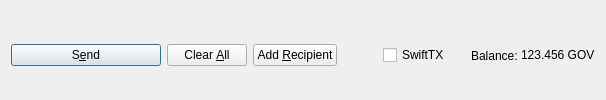
         <widget class="QFrame" name="frame_Send">
          <layout class="QHBoxLayout" name="horizontalLayout">
           <property name="bottomMargin">
            <number>0</number>
           </property>
           <item>
            <widget class="QPushButton" name="sendButton">
             <property name="minimumSize">
              <size>
               <width>150</width>
               <height>0</height>
              </size>
             </property>
             <property name="toolTip">
              <string>Confirm the send action</string>
             </property>
             <property name="text">
              <string>S&amp;end</string>
             </property>
             <property name="icon">
              <iconset resource="../gov.qrc">
               <normaloff>:/icons/send</normaloff>:/icons/send</iconset>
             </property>
             <property name="autoDefault">
              <bool>false</bool>
             </property>
             <property name="default">
              <bool>true</bool>
             </property>
            </widget>
           </item>
           <item>
            <widget class="QPushButton" name="clearButton">
             <property name="sizePolicy">
              <sizepolicy hsizetype="Minimum" vsizetype="Fixed">
               <horstretch>0</horstretch>
               <verstretch>0</verstretch>
              </sizepolicy>
             </property>
             <property name="toolTip">
              <string>Clear all fields of the form.</string>
             </property>
             <property name="text">
              <string>Clear &amp;All</string>
             </property>
             <property name="icon">
              <iconset resource="../gov.qrc">
               <normaloff>:/icons/remove</normaloff>:/icons/remove</iconset>
             </property>
             <property name="autoDefault">
              <bool>false</bool>
             </property>
            </widget>
           </item>
           <item>
            <widget class="QPushButton" name="addButton">
             <property name="toolTip">
              <string>Send to multiple recipients at once</string>
             </property>
             <property name="text">
              <string>Add &amp;Recipient</string>
             </property>
             <property name="icon">
              <iconset resource="../gov.qrc">
               <normaloff>:/icons/add</normaloff>:/icons/add</iconset>
             </property>
             <property name="autoDefault">
              <bool>false</bool>
             </property>
            </widget>
           </item>
           <item>
            <spacer name="horizontalSpacer">
             <property name="orientation">
              <enum>Qt::Horizontal</enum>
             </property>
             <property name="sizeHint" stdset="0">
              <size>
               <width>40</width>
               <height>20</height>
              </size>
             </property>
            </spacer>
           </item>
           <item>
            <layout class="QHBoxLayout" name="horizontalLayout_2">
             <property name="spacing">
              <number>3</number>
             </property>
             <item>
              <widget class="QCheckBox" name="checkSwiftTX">
               <property name="enabled">
                <bool>true</bool>
               </property>
               <property name="minimumSize">
                <size>
                 <width>85</width>
                 <height>0</height>
                </size>
               </property>
               <property name="text">
                <string>SwiftTX</string>
               </property>
              </widget>
             </item>
             <item>
              <widget class="QLabel" name="label">
               <property name="text">
                <string>Balance:</string>
               </property>
              </widget>
             </item>
             <item>
              <widget class="QLabel" name="labelBalance">
               <property name="sizePolicy">
                <sizepolicy hsizetype="Preferred" vsizetype="Fixed">
                 <horstretch>0</horstretch>
                 <verstretch>0</verstretch>
                </sizepolicy>
               </property>
               <property name="cursor">
                <cursorShape>IBeamCursor</cursorShape>
               </property>
               <property name="text">
                <string notr="true">123.456 GOV</string>
               </property>
               <property name="textInteractionFlags">
                <set>Qt::LinksAccessibleByMouse|Qt::TextSelectableByKeyboard|Qt::TextSelectableByMouse</set>
               </property>
              </widget>
             </item>
            </layout>
           </item>
          </layout>
         </widget>
